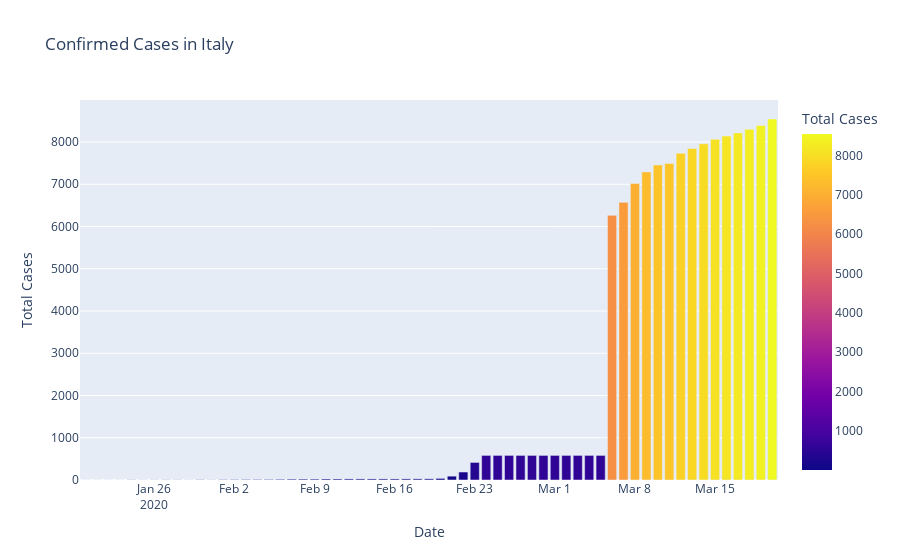
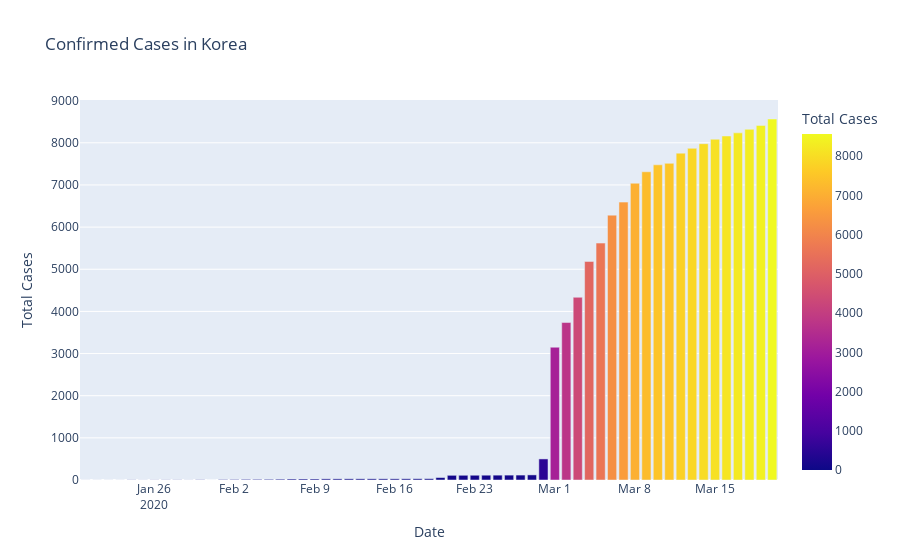

These figures' notebook cell, in order:
### Code cell
fig = px.bar(dbd_Italy, x='Date', y='Total Cases', color='Total Cases', title='Confirmed Cases in Italy') # color='Total Cases' will change color as per cases.
fig.show()

fig = px.bar(dbd_Korea, x='Date', y='Total Cases', color='Total Cases', title='Confirmed Cases in Korea') # color='Total Cases' will change color as per cases.
fig.show()

fig = px.bar(dbd_Wuhan, x='Date', y='Total Cases', color='Total Cases', title='Confirmed Cases in Wuhan') # color='Total Cases' will change color as per cases.
fig.show()

### Figure 1 — Plotly figure (JSON) as saved in the notebook; plotly's stock layout.template omitted (floating-point values rounded to 4 significant figures)
{"data": [{"alignmentgroup": "True", "hovertemplate": "Date=%{x}<br>Total Cases=%{marker.color}<extra></extra>", "legendgroup": "", "marker": {"color": [1, 1, 1, 1, 4, 2, 3, 4, 4, 2, 6, 3, 8, 9, 12, 12, 13, 16, 20, 21, 21, 24, 24, 25, 25, 25, 25, 25, 26, 27, 28, 38, 91, 189, 416, 582, 582, 582, 582, 582, 582, 582, 582, 582, 582, 582, 6264, 6573, 7021, 7293, 7458, 7493, 7735, 7849, 7959, 8066, 8142, 8216, 8300, 8393, 8545], "coloraxis": "coloraxis", "pattern": {"shape": ""}}, "name": "", "offsetgroup": "", "orientation": "v", "showlegend": false, "textposition": "auto", "type": "bar", "x": ["2020-01-20T00:00:00", "2020-01-21T00:00:00", "2020-01-22T00:00:00", "2020-01-23T00:00:00", "2020-01-24T00:00:00", "2020-01-25T00:00:00", "2020-01-26T00:00:00", "2020-01-27T00:00:00", "2020-01-28T00:00:00", "2020-01-29T00:00:00", "2020-01-30T00:00:00", "2020-01-31T00:00:00", "2020-02-01T00:00:00", "2020-02-02T00:00:00", "2020-02-03T00:00:00", "2020-02-04T00:00:00", "2020-02-05T00:00:00", "2020-02-06T00:00:00", "2020-02-07T00:00:00", "2020-02-08T00:00:00", "2020-02-09T00:00:00", "2020-02-10T00:00:00", "2020-02-11T00:00:00", "2020-02-12T00:00:00", "2020-02-13T00:00:00", "2020-02-14T00:00:00", "2020-02-15T00:00:00", "2020-02-16T00:00:00", "2020-02-17T00:00:00", "2020-02-18T00:00:00", "2020-02-19T00:00:00", "2020-02-20T00:00:00", "2020-02-21T00:00:00", "2020-02-22T00:00:00", "2020-02-23T00:00:00", "2020-02-24T00:00:00", "2020-02-25T00:00:00", "2020-02-26T00:00:00", "2020-02-27T00:00:00", "2020-02-28T00:00:00", "2020-02-29T00:00:00", "2020-03-01T00:00:00", "2020-03-02T00:00:00", "2020-03-03T00:00:00", "2020-03-04T00:00:00", "2020-03-05T00:00:00", "2020-03-06T00:00:00", "2020-03-07T00:00:00", "2020-03-08T00:00:00", "2020-03-09T00:00:00", "2020-03-10T00:00:00", "2020-03-11T00:00:00", "2020-03-12T00:00:00", "2020-03-13T00:00:00", "2020-03-14T00:00:00", "2020-03-15T00:00:00", "2020-03-16T00:00:00", "2020-03-17T00:00:00", "2020-03-18T00:00:00", "2020-03-19T00:00:00", "2020-03-20T00:00:00"], "xaxis": "x", "y": [1, 1, 1, 1, 4, 2, 3, 4, 4, 2, 6, 3, 8, 9, 12, 12, 13, 16, 20, 21, 21, 24, 24, 25, 25, 25, 25, 25, 26, 27, 28, 38, 91, 189, 416, 582, 582, 582, 582, 582, 582, 582, 582, 582, 582, 582, 6264, 6573, 7021, 7293, 7458, 7493, 7735, 7849, 7959, 8066, 8142, 8216, 8300, 8393, 8545], "yaxis": "y"}], "layout": {"barmode": "relative", "coloraxis": {"colorbar": {"title": {"text": "Total Cases"}}, "colorscale": [[0, "#0d0887"], [0.1111, "#46039f"], [0.2222, "#7201a8"], [0.3333, "#9c179e"], [0.4444, "#bd3786"], [0.5556, "#d8576b"], [0.6667, "#ed7953"], [0.7778, "#fb9f3a"], [0.8889, "#fdca26"], [1, "#f0f921"]]}, "legend": {"tracegroupgap": 0}, "title": {"text": "Confirmed Cases in Italy"}, "xaxis": {"anchor": "y", "domain": [0, 1], "title": {"text": "Date"}}, "yaxis": {"anchor": "x", "domain": [0, 1], "title": {"text": "Total Cases"}}}}

### Figure 2 — Plotly figure (JSON) as saved in the notebook; plotly's stock layout.template omitted (floating-point values rounded to 4 significant figures)
{"data": [{"alignmentgroup": "True", "hovertemplate": "Date=%{x}<br>Total Cases=%{marker.color}<extra></extra>", "legendgroup": "", "marker": {"color": [1, 1, 1, 1, 4, 2, 3, 4, 4, 2, 6, 0, 10, 12, 15, 15, 16, 19, 23, 24, 24, 27, 27, 28, 28, 28, 28, 28, 29, 30, 31, 58, 111, 112, 113, 114, 115, 116, 117, 121, 500, 3150, 3736, 4335, 5186, 5621, 6284, 6593, 7041, 7313, 7478, 7513, 7755, 7869, 7979, 8086, 8162, 8236, 8320, 8413, 8565], "coloraxis": "coloraxis", "pattern": {"shape": ""}}, "name": "", "offsetgroup": "", "orientation": "v", "showlegend": false, "textposition": "auto", "type": "bar", "x": ["2020-01-20T00:00:00", "2020-01-21T00:00:00", "2020-01-22T00:00:00", "2020-01-23T00:00:00", "2020-01-24T00:00:00", "2020-01-25T00:00:00", "2020-01-26T00:00:00", "2020-01-27T00:00:00", "2020-01-28T00:00:00", "2020-01-29T00:00:00", "2020-01-30T00:00:00", "2020-01-31T00:00:00", "2020-02-01T00:00:00", "2020-02-02T00:00:00", "2020-02-03T00:00:00", "2020-02-04T00:00:00", "2020-02-05T00:00:00", "2020-02-06T00:00:00", "2020-02-07T00:00:00", "2020-02-08T00:00:00", "2020-02-09T00:00:00", "2020-02-10T00:00:00", "2020-02-11T00:00:00", "2020-02-12T00:00:00", "2020-02-13T00:00:00", "2020-02-14T00:00:00", "2020-02-15T00:00:00", "2020-02-16T00:00:00", "2020-02-17T00:00:00", "2020-02-18T00:00:00", "2020-02-19T00:00:00", "2020-02-20T00:00:00", "2020-02-21T00:00:00", "2020-02-22T00:00:00", "2020-02-23T00:00:00", "2020-02-24T00:00:00", "2020-02-25T00:00:00", "2020-02-26T00:00:00", "2020-02-27T00:00:00", "2020-02-28T00:00:00", "2020-02-29T00:00:00", "2020-03-01T00:00:00", "2020-03-02T00:00:00", "2020-03-03T00:00:00", "2020-03-04T00:00:00", "2020-03-05T00:00:00", "2020-03-06T00:00:00", "2020-03-07T00:00:00", "2020-03-08T00:00:00", "2020-03-09T00:00:00", "2020-03-10T00:00:00", "2020-03-11T00:00:00", "2020-03-12T00:00:00", "2020-03-13T00:00:00", "2020-03-14T00:00:00", "2020-03-15T00:00:00", "2020-03-16T00:00:00", "2020-03-17T00:00:00", "2020-03-18T00:00:00", "2020-03-19T00:00:00", "2020-03-20T00:00:00"], "xaxis": "x", "y": [1, 1, 1, 1, 4, 2, 3, 4, 4, 2, 6, 0, 10, 12, 15, 15, 16, 19, 23, 24, 24, 27, 27, 28, 28, 28, 28, 28, 29, 30, 31, 58, 111, 112, 113, 114, 115, 116, 117, 121, 500, 3150, 3736, 4335, 5186, 5621, 6284, 6593, 7041, 7313, 7478, 7513, 7755, 7869, 7979, 8086, 8162, 8236, 8320, 8413, 8565], "yaxis": "y"}], "layout": {"barmode": "relative", "coloraxis": {"colorbar": {"title": {"text": "Total Cases"}}, "colorscale": [[0, "#0d0887"], [0.1111, "#46039f"], [0.2222, "#7201a8"], [0.3333, "#9c179e"], [0.4444, "#bd3786"], [0.5556, "#d8576b"], [0.6667, "#ed7953"], [0.7778, "#fb9f3a"], [0.8889, "#fdca26"], [1, "#f0f921"]]}, "legend": {"tracegroupgap": 0}, "title": {"text": "Confirmed Cases in Korea"}, "xaxis": {"anchor": "y", "domain": [0, 1], "title": {"text": "Date"}}, "yaxis": {"anchor": "x", "domain": [0, 1], "title": {"text": "Total Cases"}}}}
